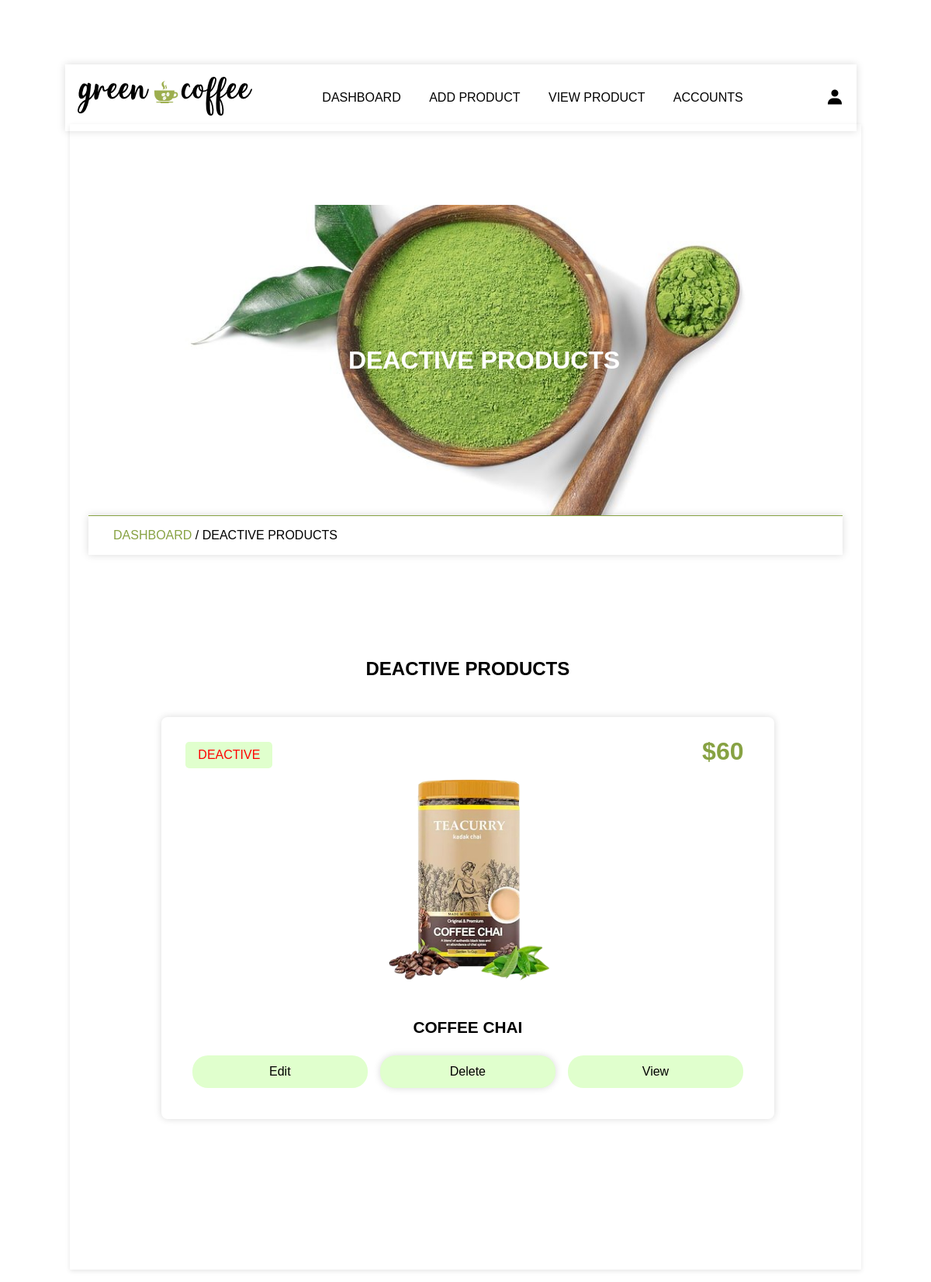
The page /admin/deactive.php (signed in) on the database its author committed.
### tables this page shows
CREATE TABLE `products` (
  `product_id` varchar(20) NOT NULL,
  `name` varchar(250) NOT NULL,
  `price` int(50) NOT NULL,
  `image` varchar(255) NOT NULL,
  `product_details` varchar(1000) NOT NULL,
  `status` varchar(100) NOT NULL
);

### admin/deactive.php (the view, shortened to what this page needs)
<?php
    include '../components/connect.php';
 ?>
<!DOCTYPE html>
<html>
<head>
    <link href='https://unpkg.com/boxicons@2.1.2/css/boxicons.min.css' rel='stylesheet'>
    <link rel="stylesheet" type="text/css" href="admin_style.css?v=<?php echo time(); ?>">
</head>
<body>
    <?php include '../components/admin_header.php';  ?>
<div class = "main">
    <div class="banner">
        <h1>Deactive products</h1>
     </div>
<div class="title2">
    <a href="dashboard.php">dashboard </a><span> / Deactive products</span>
</div>
    <section class ="show-post">
        <h1 class="heading">Deactive products</h1>
        <div class="box-container">
            <?php
            $select_products = $conn->prepare("SELECT * FROM `products` where status='deactive'");
            $select_products->execute();
            if ($select_products->rowcount() > 0){
                while ($fetch_products =$select_products->fetch(PDO::FETCH_ASSOC))
            {
             ?>
             <form action="" method="post" class="box">
                <?php if($fetch_products['image'] != '' ){?>
                    <img src="../img/<?= $fetch_products['image'];?>" class="image">
                    <?php   }  ?>
                    <div class="status" style="color: <?php if($fetch_products['status']=='active'){echo "green";}else{echo "red";} ?>;"><?=$fetch_products['status'];?></div>
                <div class ="price">$<?= $fetch_products['price']; ?></div>
                <div class ="title"><?= $fetch_products['name']; ?></div>
                <div class ="flex-btn">
                    <a href="edit_product.php? id=<?=$fetch_products['product_id']; ?>"class="btn">edit</a>
                    <button type="submit" name ="delete" class="btn" onclick="return confirm('delete this product');">delete</button>
                    <a href="read_product.php? post_id=<?=$fetch_products['product_id']; ?>"class="btn">view </a>
                </div>
            </form>
             <?php
                    }
                }else{
                    echo '
                 <div class="empty">
                      <p>no product added yet! <br><a href="add_products.php"style="margin-top:1.5rem;" class="btn">add product</a></p>
                 </div>
                 ';
                }
             ?>
            </div>
 </section>
</div>
</body>
</html>

### admin/admin_style.css (style rules this page uses)
* { margin: 0; padding: 0; box-sizing: border-box; }
:root { --green: #87a243; --light-green: #e0ffcd; --box-shadow:0 0 10px rgb(0 0 0 / 15%); }
html { font-size:16px; font-family: sans-serif; --ms-overflow-style:scrollbar; --ms-text-size-adjust:100%; --webkit-text-size-adjust:100%; }
body { background-image: url('./img/body-bg.jpg'); width: 100% }
.main { width: 85vw; background: #fff; box-shadow: 0 2px 6px 0 rgb(0 0 0 / 10%); margin: 1rem auto; margin-top: 10rem; padding: 2%; }
a { text-decoration: none; }
.btn { line-height: 2; background-color: var(--light-green); padding: 5px 35px; display: inline-block; border-radius: 20px; color: #000; text-transform: capitalize; font-family: inherit; font-size:16px; cursor: pointer; user-select: none; position: relative; overflow: hidden; vertical-align: middle; transition: color.3s ease; z-index: 2; }
.btn::before { position: absolute; content: ''; left: 0; top: 0; background: var(--green); color: #fff; height: 100%; width: 0; z-index: -1; transition: width .3s ease; }
input, textarea, button, select { background: transparent; border-radius: 20px; padding: 1rem; border: none; outline: none; width: 100%; margin: 1rem 0; box-shadow: var(--box-shadow); font-size: 20px; }
.box-container { display: grid; grid-template-columns: repeat(auto-fit, minmax(30rem,1fr)); align-items: center; justify-content: center; }
.box-container .box { margin: 1rem; }
.heading { text-align: center; text-transform: uppercase; padding: 1rem; margin-bottom: 1rem; }
section, .post-editor { width: 75vw; min-height: 100vh; border-radius: 10px; padding: 4%; margin: 8% 4%; margin-bottom: 2%; }
.flex-btn { display: flex; justify-content: space-evenly; }
.flex-btn .btn { margin: .5rem; }
.banner { background-image: url(./img/banner.jpg); background-size: cover; background-position: center; background-color: var(--green); width: 100%; height: 50vh; text-align: center; display: flex; justify-content: center; align-items: center; margin-top: 5rem; }
.banner h1 { text-transform: uppercase; color: #fff; margin-left: 3rem; }
.title2 { border-top: 1px solid var(--green); padding: 1rem 2rem ; text-transform: uppercase; box-shadow: var(--box-shadow); }
.title2 a { color: var(--green); }
.show-post .box-container .box { position: relative; margin: 1rem; min-height: 20vh; box-shadow: var(--box-shadow); padding: 2rem; border-radius: .5rem; }
.show-post .box-container .box .image { width: 100%; height: 20rem; object-fit: contain; padding: 1rem; margin: 1rem 0; }
.show-post .box-container .box .status { position: absolute; left: 4%; text-transform: uppercase; font-size: 1rem; margin-bottom: 1rem; padding: .5rem 1rem; border-radius: .3rem; display: inline-block; margin-bottom: 1rem; background: var(--light-green); }
.show-post .box-container .box .price { position: absolute; right: 5%; top: 5%; font-size: 2rem; font-weight: bold; color: var(--green); }
.show-post .box-container .box .title { font-size: 1.3rem; text-transform: uppercase; font-weight: bold; margin-bottom: 1rem; text-align: center; }
.show-post .box-container .box .flex-btn .btn { width: 33%; text-align: center; }

### rows shown on the page
products: image (picture), status "DEACTIVE", price "60", name "COFFEE CHAI"
